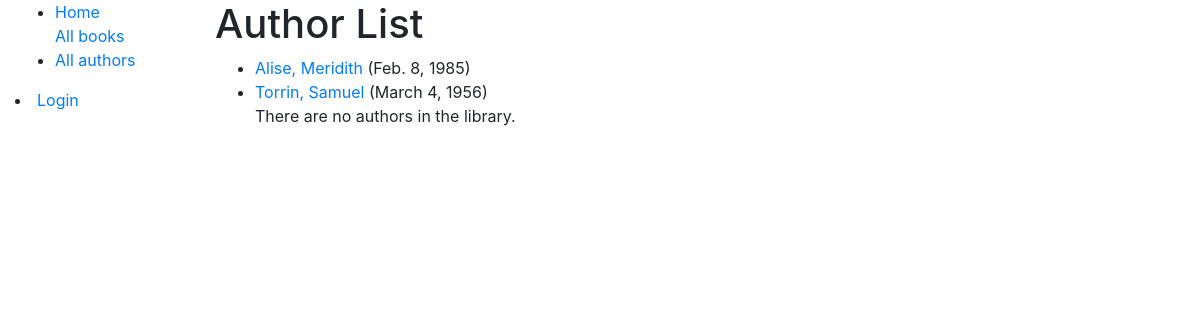
The app's page /catalog/authors/, older data.
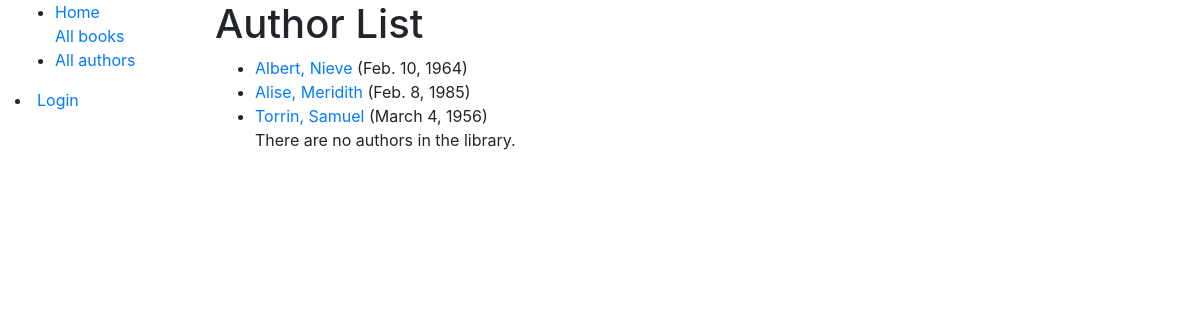
The same page, newer data.
### catalog/models.py (models this page shows, shortened)
class Author(models.Model):
    first_name = models.CharField(max_length=100)
    last_name = models.CharField(max_length=100)
    date_of_birth = models.DateField(null=True, blank=True)
    date_of_death = models.DateField('Died', null=True, blank=True)
    class Meta:
        ordering = ['last_name', 'first_name']
    def get_absolute_url(self):
        return reverse('author-detail', args=[str(self.id)])

### catalog/views.py (the view)
# urls.py: path('authors/', views.AuthorListView.as_view(), name='authors'),
class AuthorListView(generic.ListView):
    model = Author
    paginate_by = 3

### catalog/templates/catalog/author_list.html
{% extends "base_generic.html" %}
{% block content %}
    <h1>Author List</h1>
    {% if author_list %}
    <ul>
        {% for author in author_list %}
            <li>
                <a href = "{{ author.get_absolute_url }}"> {{ author.last_name }}{{", "}}{{author.first_name}}</a> ({{author.date_of_birth}})
            </li>
        {% endfor  %}
            <p>There are no authors in the library.</p>
        {% endif %}
{% endblock %}

### catalog/templates/base_generic.html (shortened to what this page needs)
<!DOCTYPE html>
<html lang="en">
<head>
  <link rel="stylesheet" href="https://stackpath.bootstrapcdn.com/bootstrap/4.1.3/css/bootstrap.min.css">
  {% load static %}
  <link rel="stylesheet" href="{% static 'css/styles.css' %}">
</head>
<body>
  <div class="container-fluid">
    <div class="row">
      <div class="col-sm-2">
      {% block sidebar %}
        <ul class="sidebar-nav">
          <li><a href="{% url 'index' %}">Home</a></li
          <li><a href="{% url 'books' %}">All books</a></li>
          <li><a href="{% url 'authors' %}">All authors</a></li>
        </ul>
        {% if user.is_authenticated %}
          <li>User: {{ user.get_username }}</li>
          <li><a href="{% url 'my-borrowed' %}">My Borrowed</a></li>
          {% if perms.catalog.can_mark_returned %}
          <li><a href="{% url 'all-borrowed'%}">All Borrowed</a></li>
          {% endif %}
          <li><a href="{% url 'logout'%}?next={{request.path}}">Logout</a></li>
        {% else %}
         <li><a href="{% url 'login'%}?next={{request.path}}">Login</a></li>
        {% endif %}
     {% endblock %}
      </div>
      <div class="col-sm-10 ">
          {% block content %}{% endblock %}</div>
    </div>
  </div>
</body>
</html>

Row changes from the older to the newer data that the page shows:
added Author: last_name "Albert", value ",", first_name "Nieve", date_of_birth "Feb. 10, 1964"
